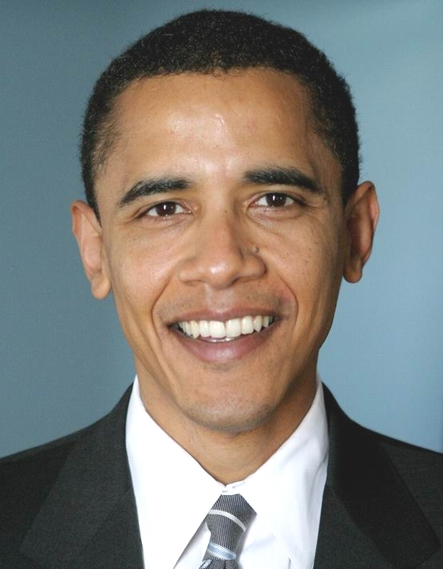
%> input picture data/obama.jpg, 443 x 569 px
$ octave hybrid.m   (GNU Octave 9; MATLAB toolbox functions it lacks are replaced by stand-ins)
%> lines starting %> are read from the running program, lines starting %| are printed output that depends on the picture
### code/gaussian_highpass_filter.m
function highpass_filter = gaussian_highpass_filter(image,high_freq,scale_factor)
    total_rows = size(image,1);
    total_cols = size(image,2);
    [X,Y] = meshgrid(1:total_cols,1:total_rows);
    fd = fft2(image);
    fd_shifted=fftshift(fd);
    fp_window = ones(size(image));
    center_x = floor(size(fp_window,2)/2)+1;
    center_y = floor(size(fp_window,1)/2)+1;
    G = 1 - exp(-4*log(2)*(X-center_x).^2/(2*high_freq)^2) .* exp(-4*log(2)*(Y-center_y).^2/(2*high_freq)^2/scale_factor^2);
    fp_window = fp_window.*G;
    windowed_freq_domain_shifted = fd_shifted.*fp_window;
    adjusted_freq_domain = ifftshift(windowed_freq_domain_shifted);
    highpass_filter = ifft2(adjusted_freq_domain);
end

### code/gaussian_lowpass_filter.m
function lowpass_filter = gaussian_lowpass_filter(image,high_freq,scale_factor)
    total_rows = size(image,1);
    total_cols = size(image,2);
    [X,Y] = meshgrid(1:total_cols,1:total_rows);
    fd = fft2(image);
    fd_shifted=fftshift(fd);
    fp_window = ones(size(image));
    center_x = floor(size(fp_window,2)/2)+1;
    center_y = floor(size(fp_window,1)/2)+1;
    G = exp(-4*log(2)*(X-center_x).^2/(2*high_freq)^2) .* exp(-4*log(2)*(Y-center_y).^2/(2*high_freq)^2/scale_factor^2);
    fp_window = fp_window.*G;
    windowed_freq_domain_shifted = fd_shifted.*fp_window;
    adjusted_freq_domain = ifftshift(windowed_freq_domain_shifted);
    lowpass_filter = ifft2(adjusted_freq_domain);
end

### code/vis_hybrid_image.m
function output = vis_hybrid_image(hybrid_image)

pyramid = 5;
scale_factor = 0.5;
padding = 5;

original_height = size(hybrid_image,1);
num_colors = size(hybrid_image,3);
output = hybrid_image;
cur_image = hybrid_image;

for i = 2:pyramid
    output = cat(2, output, ones(original_height, padding, num_colors));
    cur_image = imresize(cur_image, scale_factor, 'bilinear');
    tmp = cat(1,ones(original_height - size(cur_image,1), size(cur_image,2), num_colors), cur_image);
    output = cat(2, output, tmp);
end

### code/hybrid.m
image1 = im2double(imread('../data/obama.jpg'));
image2 = im2double(imread('../data/michelle_obama.jpg'));
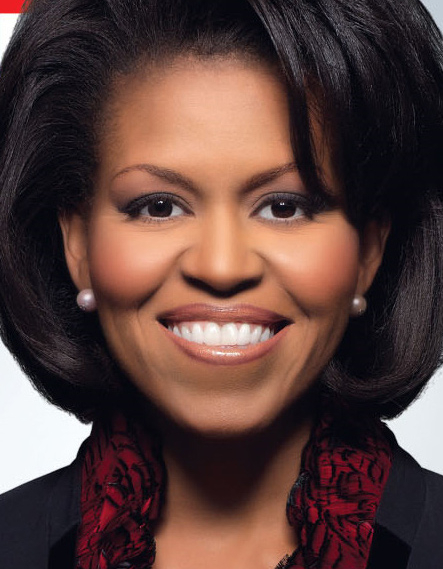
%> input picture data/michelle_obama.jpg, 443 x 569 px

I1Filter=gaussian_highpass_filter(image1,10,1)
%> in gaussian_highpass_filter, `highpass_filter = ifft2(adjusted_freq_domain);`:
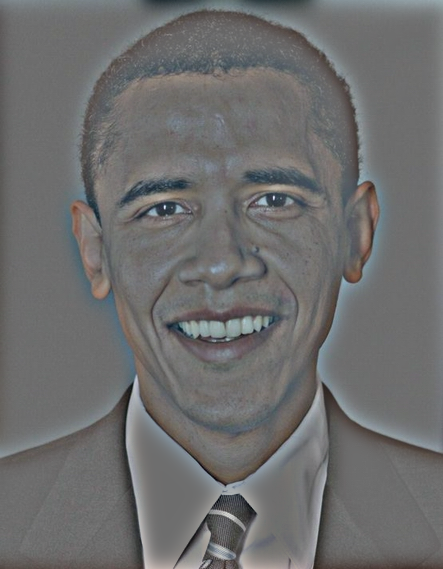
%> highpass_filter: size 569x443x3 double; mean R, G, B -1.23e-18, 1.42e-17, -1.32e-18; drawn with min black and max white
I2Filter=gaussian_lowpass_filter(image2,25,1);

hybrid_image = I2Filter + I1Filter;
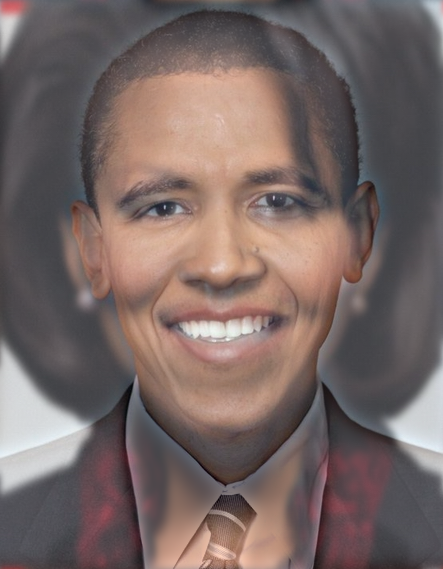
%> hybrid_image: size 569x443x3 double; mean R, G, B 0.352, 0.251, 0.235; mean of the top-left, top-right, bottom-left and bottom-right quarters 0.304, 0.257, 0.299, 0.257; drawn with min black and max white

figure(1);imshow(I1Filter+0.5);
figure(2);imshow(I2Filter);
vis = vis_hybrid_image(hybrid_image);
%> the loop in vis_hybrid_image, `for i = 2:pyramid` made 4 passes
%> pass 1, in vis_hybrid_image, `tmp = cat(1,ones(original_height - size(cur_image,1), size(cur_image,2..`:
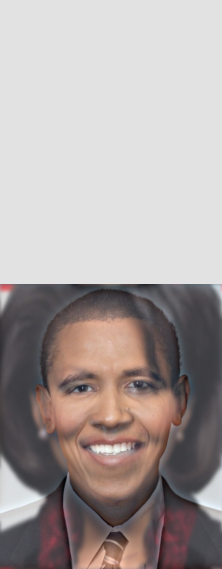
%> tmp: size 569x222x3 double; mean R, G, B 0.675, 0.625, 0.617; drawn with min black and max white
%> after the loop in vis_hybrid_image, `for i = 2:pyramid`:
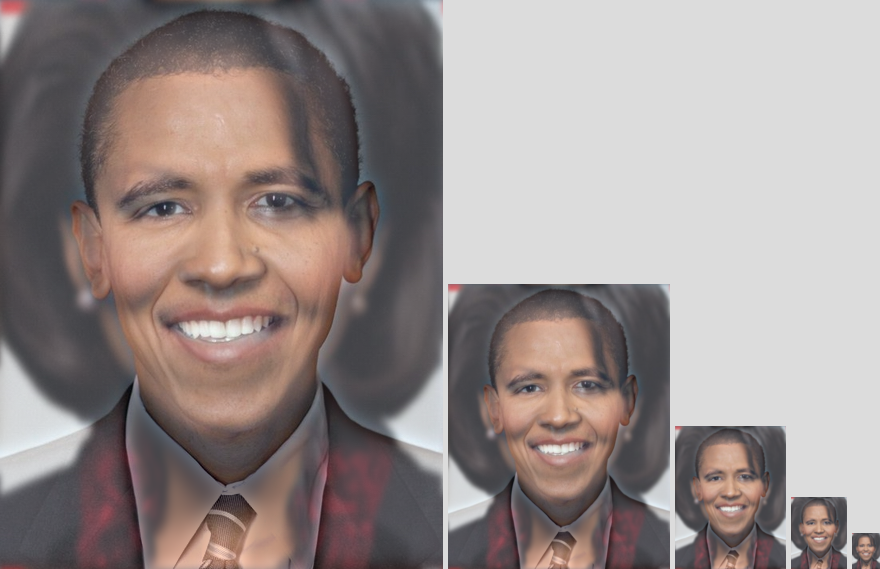
%> output: size 569x880x3 double; mean R, G, B 0.565, 0.497, 0.486; drawn with min black and max white
figure(3);imshow(vis);
%> after `imshow(vis)`:
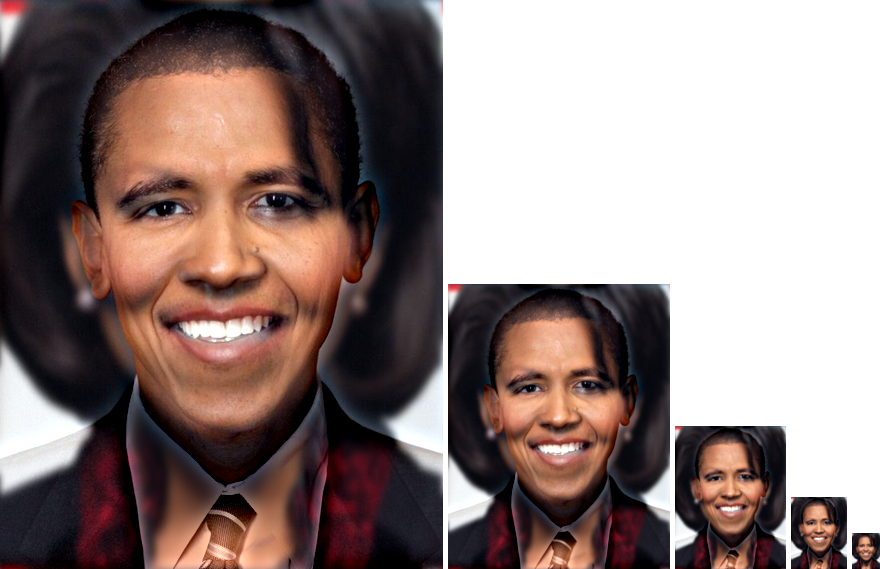
%> displayed picture: size 569x880x3, on the screen's scale of 0 to 255; mean R, G, B 144.3, 127.5, 124.6

imwrite(I1Filter+0.5, '../results/high_pass.jpg', 'quality', 95);
imwrite(I2Filter, '../results/low_pass.jpg', 'quality', 95);
imwrite(hybrid_image, '../results/hybrid_image.jpg', 'quality', 95);
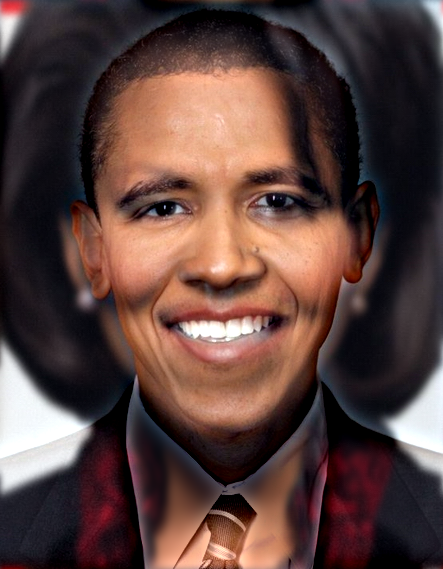
%> saved as hybrid_image.jpg: size 569x443x3 uint8; mean R, G, B 90.2, 65.1, 60.9
imwrite(vis, '../results/hybrid_image_pyramid.jpg', 'quality', 95);
